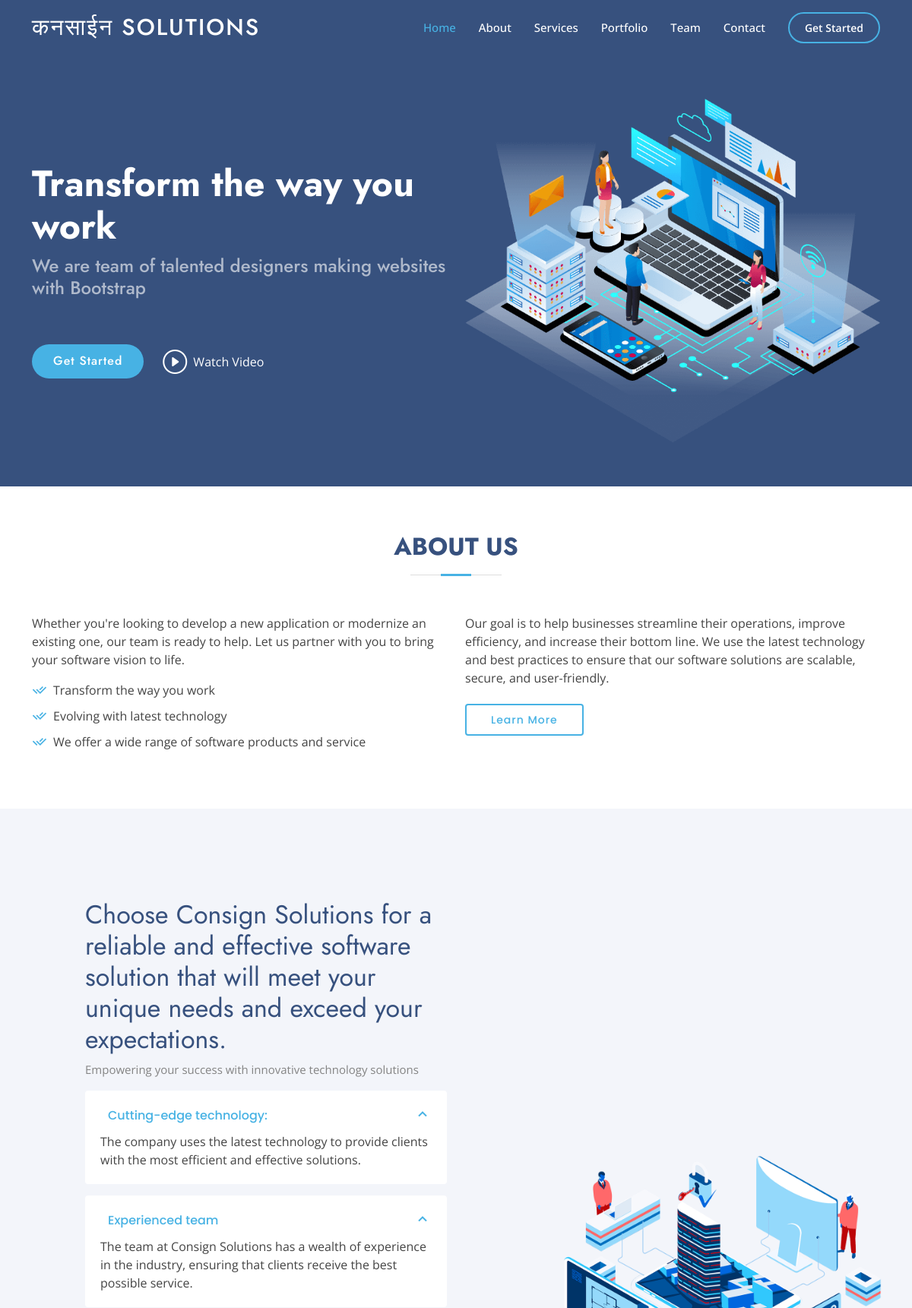
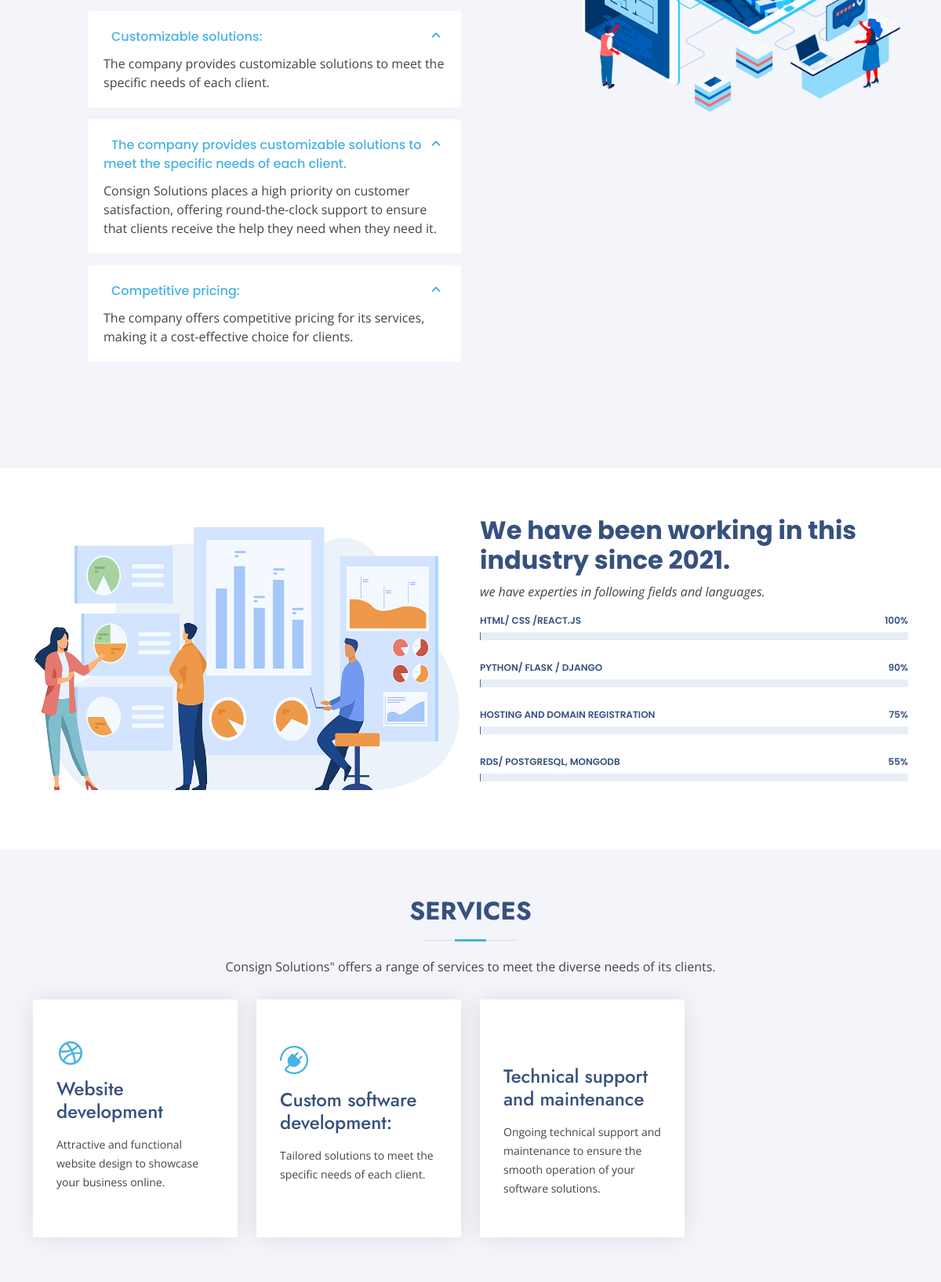
The page / (upper part) on the database its author committed (2 pictures, top to bottom).
### app/models.py (models this page shows, shortened)
class slide(models.Model):
    title = 'slideinfo'
    shortinfo=models.CharField(max_length=300)
    slogan=models.CharField(max_length=300)
    youtubewatch = models.URLField()
    logo=models.ImageField(upload_to='projects/')

class aboutus(models.Model):
    title='about us'
    summary = models.CharField(max_length=300)
    Points=models.CharField(max_length=200)
    Learnmore=models.CharField(max_length=1000)

class why_choose_us (models.Model):
    title="Why to choose us"
    summary = models.CharField(max_length=500)
    tagline=models.CharField(max_length=100)

class points(models.Model):
        point=models.CharField(max_length=100)
        pointdescribe = models.CharField(max_length=300)

class services (models.Model):
    title='Our service'
    summary=models.CharField(max_length=200)
    service_name=models.CharField(max_length=100)
    icon_name=models.CharField(max_length=20, null=True)
    service_summary = models.CharField(max_length=200)

### app/views.py (the view)
# urls.py: path('', views.home, name='home'),
def home(request):
    about=aboutus.objects.all()
    slides=slide.objects.all()
    why_choose_uss=why_choose_us.objects.all()
    servicess=services.objects.all()
    portfolios=portfolio.objects.all()
    contacts=contact.objects.all()
    ourteams=OurTeam.objects.all()
    point=points.objects.all()
    return render(request, 'index.html',{'aboutus':about,'slide':slides,'why':why_choose_uss,'services':servicess,'portfolio':portfolios,'contact':contacts,'ourteam':ourteams,'points':point})

### templates/index.html (shortened to what this page needs)
<!DOCTYPE html>
<html lang="en">
  {% load static %}
<head>
  <link href="{%static 'assets/vendor/aos/aos.css' %}" rel="stylesheet">
  <link href="{%static 'assets/vendor/bootstrap/css/bootstrap.min.css' %}" rel="stylesheet">
  <link href="{%static 'assets/vendor/bootstrap-icons/bootstrap-icons.css' %}" rel="stylesheet">
  <link href="{%static 'assets/vendor/boxicons/css/boxicons.min.css' %}" rel="stylesheet">
  <link href="{%static 'assets/vendor/glightbox/css/glightbox.min.css' %}" rel="stylesheet">
  <link href="{%static 'assets/vendor/remixicon/remixicon.css' %}" rel="stylesheet">
  <link href="{%static 'assets/vendor/swiper/swiper-bundle.min.css' %}" rel="stylesheet">
  <link href="{%static 'assets/css/style.css' %}" rel="stylesheet">
</head>
<body>
  <header id="header" class="fixed-top ">
    <div class="container d-flex align-items-center">
      <h1 class="logo me-auto"><a href="index.html">कनसाईन solutions</a></h1>
      <nav id="navbar" class="navbar">
        <ul>
          <li><a class="nav-link scrollto active" href="#hero">Home</a></li>
          <li><a class="nav-link scrollto" href="#about">About</a></li>
          <li><a class="nav-link scrollto" href="#services">Services</a></li>
          <li><a class="nav-link   scrollto" href="#portfolio">Portfolio</a></li>
          <li><a class="nav-link scrollto" href="#team">Team</a></li>
          <li><a class="nav-link scrollto" href="#contact">Contact</a></li>
          <li><a class="getstarted scrollto" href="#about">Get Started</a></li>
        </ul>
      </nav>
    </div>
  </header>
  <section id="hero" class="d-flex align-items-center">
    <div class="container">
      <div class="row">
        <div class="col-lg-6 d-flex flex-column justify-content-center pt-4 pt-lg-0 order-2 order-lg-1" data-aos="fade-up" data-aos-delay="200">
          <h1>{{slide.0.shortinfo}}</h1>
          <h2>{{slide.0.slogan}}</h2>
          <div class="d-flex justify-content-center justify-content-lg-start">
            <a href="#about" class="btn-get-started scrollto">Get Started</a>
            <a href="https://www.youtube.com/watch?v=8QdglzuH5FM" class="glightbox btn-watch-video"><i class="bi bi-play-circle"></i><span>Watch Video</span></a>
          </div>
        </div>
        <div class="col-lg-6 order-1 order-lg-2 hero-img" data-aos="zoom-in" data-aos-delay="200">
          <img src="{%static 'assets/img/hero-img.png' %}" class="img-fluid animated" alt="">
        </div>
      </div>
    </div>
  </section>
  <main id="main">
    <section id="about" class="about">
      <div class="container" data-aos="fade-up">
        <div class="section-title">
          <h2>About Us</h2>
        </div>
        <div class="row content">
          <div class="col-lg-6">
            <p>
              {{aboutus.0.summary}}
            </p>
            <ul>
              <li><i class="ri-check-double-line"></i>Transform the way you work</li>
              <li><i class="ri-check-double-line"></i> Evolving with latest technology</li>
              <li><i class="ri-check-double-line"></i>We offer a wide range of software products and service</li>
            </ul>
          </div>
          <div class="col-lg-6 pt-4 pt-lg-0">
            <p>
             {{aboutus.0.Learnmore}}
            </p>
            <a href="#" class="btn-learn-more">Learn More</a>
          </div>
        </div>
      </div>
    </section>
    <section id="why-us" class="why-us section-bg">
      <div class="container-fluid" data-aos="fade-up">
        <div class="row">
          <div class="col-lg-7 d-flex flex-column justify-content-center align-items-stretch  order-2 order-lg-1">
            <div class="content">
              <h3>{{why.0.summary}}</h3>
              <p>
                {{why.0.tagline}}</p>
            </div>
            <div class="accordion-list">
              <ul>
                {%for points in points%}
                <li>
                  <a data-bs-toggle="collapse" class="collapse" data-bs-target="#accordion-list-1"><span></span> {{points.point}}<i class="bx bx-chevron-up icon-close"></i></a>
                  <div id="accordion-list-1" class="collapse show" data-bs-parent=".accordion-list">
                    <p> {{points.pointdescribe}}
                    </p>
                  </div>
                </li>
                {%endfor%}
              </ul>
            </div>
          </div>
          <div class="col-lg-5 align-items-stretch order-1 order-lg-2 img" style='background-image: url("{%static 'assets/img/why-us.png' %}");' data-aos="zoom-in" data-aos-delay="150">&nbsp;</div>
        </div>
      </div>
    </section>
    <section id="skills" class="skills">
      <div class="container" data-aos="fade-up">
        <div class="row">
          <div class="col-lg-6 d-flex align-items-center" data-aos="fade-right" data-aos-delay="100">
            <img src="{%static 'assets/img/skills.png' %}" class="img-fluid" alt="">
          </div>
          <div class="col-lg-6 pt-4 pt-lg-0 content" data-aos="fade-left" data-aos-delay="100">
            <h3>We have been working in this industry since 2021.</h3>
            <p class="fst-italic">
              we have experties in following fields and languages.
            </p>
            <div class="skills-content">
              <div class="progress">
                <span class="skill">Html/ css /React.js <i class="val">100%</i></span>
                <div class="progress-bar-wrap">
                </div>
              </div>
              <div class="progress">
                <span class="skill">Python/ Flask / Django <i class="val">90%</i></span>
                <div class="progress-bar-wrap">
                </div>
              </div>
              <div class="progress">
                <span class="skill">Hosting and Domain Registration<i class="val">75%</i></span>
                <div class="progress-bar-wrap">
                </div>
              </div>
              <div class="progress">
                <span class="skill">RDS/ postgresql, Mongodb <i class="val">55%</i></span>
                <div class="progress-bar-wrap">
                </div>
              </div>
            </div>
          </div>
        </div>
      </div>
    </section>
    <section id="services" class="services section-bg">
      <div class="container" data-aos="fade-up">
        <div class="section-title">
          <h2>Services</h2>
          <p>{{services.0.summary}}</p>
        </div>
        <div class="row">
          {%for services in services%}
          <div class="col-xl-3 col-md-6 d-flex align-items-stretch" data-aos="zoom-in" data-aos-delay="100">
            <div class="icon-box">
              <div class="icon"><i class="{{services.icon_name}}"></i></div>
              <h4><a href="">{{services.service_name}}</a></h4>
              <p>{{services.service_summary}}</p>
            </div>
          </div>
          {%endfor%}
        </div>
      </div>
    </section>
  </main>
</body>
</html>

### rows shown on the page
slide: shortinfo "Transform the way you work", slogan "We are team of talented designers making websites with Bootstrap"
aboutus: summary "Whether you're looking to develop a new application or modernize an existing one, our team is ready to help. Let us partner with you to bring your software vision to life.", Learnmore "Our goal is to help businesses streamline their operations, improve efficiency, and increase their bottom line. We use the latest technology and best practices to ensure that our software solutions are scalable, secure, and user-friendly."
why_choose_us: summary "Choose Consign Solutions for a reliable and effective software solution that will meet your unique needs and exceed your expectations.", tagline "Empowering your success with innovative technology solutions"
points: point "Cutting-edge technology:", pointdescribe "The company uses the latest technology to provide clients with the most efficient and effective solutions."
points: point "Experienced team", pointdescribe "The team at Consign Solutions has a wealth of experience in the industry, ensuring that clients receive the best possible service."
points: point "Customizable solutions:", pointdescribe "The company provides customizable solutions to meet the specific needs of each client."
points: point "The company provides customizable solutions to meet the specific needs of each client.", pointdescribe "Consign Solutions places a high priority on customer satisfaction, offering round-the-clock support to ensure that clients receive the help they need when they need it."
points: point "Competitive pricing:", pointdescribe "The company offers competitive pricing for its services, making it a cost-effective choice for clients."
services: summary "Consign Solutions\" offers a range of services to meet the diverse needs of its clients.", service_name "Website development", service_summary "Attractive and functional website design to showcase your business online."
services: service_name "Custom software development:", service_summary "Tailored solutions to meet the specific needs of each client."
services: service_name "Technical support and maintenance", service_summary "Ongoing technical support and maintenance to ensure the smooth operation of your software solutions."
